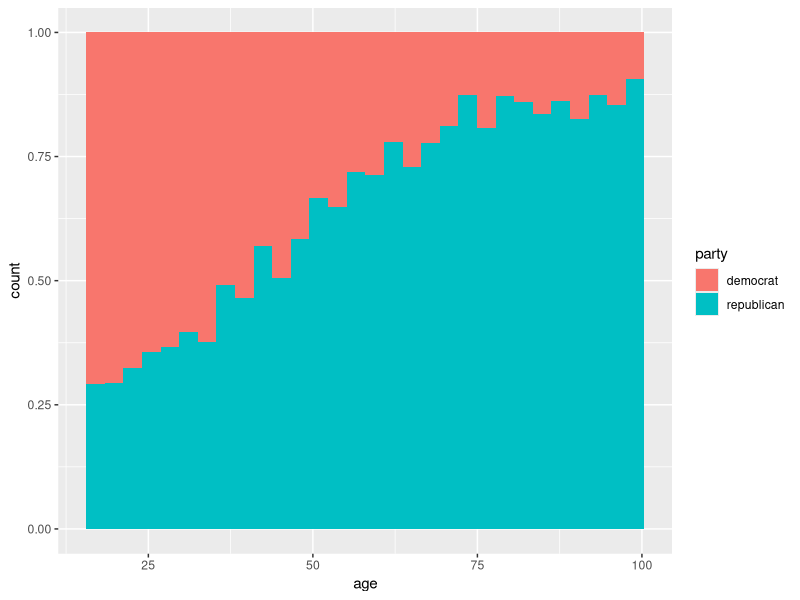

The R source for this figure:
## ---- chunk 1
library(ggplot2)

df.age = data.frame(age = sample(18:100, 10000, replace=T))
# arbitrary, hacky scheme for party affiliation changing with age
df.age$party = ifelse(runif(length(df.age$age))<(0.1+0.8*(1/(1+exp((df.age$age-40)/15)))), 'democrat', 'republican')
## ---- chunk 2
ggplot(df.age, aes(x=age, fill=party))+geom_bar(stat='bin', position='fill')
